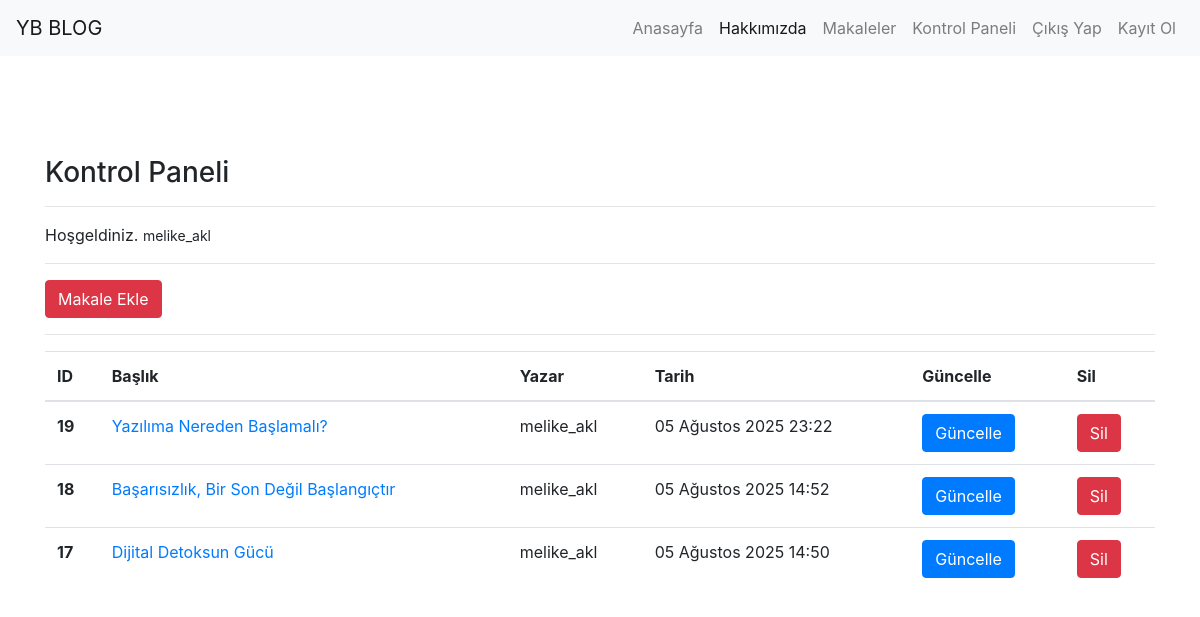
Screenshot of /articles/dashboard/ (signed in) with the database file from the repository.
### article/models.py (models this page shows, shortened)
class Article(models.Model):
    author = models.ForeignKey("auth.User", on_delete = models.CASCADE, verbose_name="Yazar") #user tablosunu işaret ediyor, sondaki on_delete parametresi ile silindiğinde ne olacağını belirliyoruz yani kullanıcı silinince makalede silinsin dedik casdacade ile.
    title = models.CharField(max_length=50, verbose_name="Başlık") #makale başlığı, charfield ile karakter sınırlaması koyduk.
    content = RichTextField() #makale içeriği, textfield ile sınırsız karakter yazılabilir.
    created_date = models.DateTimeField(auto_now_add=True, verbose_name="Oluşturulma Tarihi ") #makale oluşturulma tarihi, otomatik olarak eklenir. auto_now_add ile makale ilk oluşturulduğunda tarih eklenir.
    article_image = models.FileField(blank = True, null = True, verbose_name="Makale Resmi") #makale resmi, filefield ile dosya yüklenebilir. blank ve null ile boş bırakılabilir.
    class Meta:  # Meta sınıfı, modelin meta verilerini tanımlar.
        ordering = ['-created_date'] #başına eksi eklersek en son yazılan yorum ilk gösterilir

### article/views.py (the view)
# urls.py: path('dashboard/', views.dashboard, name="dashboard"), # Dashboard sayfası için URL, views.dashboard fonksiyonunu çağırır.
@login_required(login_url="user:login")  # Bu decorator, bu fonksiyonun sadece oturum açmış kullanıcılar tarafından erişilebilmesini sağlar.
def dashboard(request):
    articles = Article.objects.filter(author=request.user)  # Oturum açmış kullanıcının makalelerini alır.
    context = {
        "articles": articles  # context sözlüğüne makaleleri ekler.
    }
    return render(request, 'dashboard.html', context)  # dashboard.html dosyasını templates klasöründe arar ve ordakini gösterir.

### templates/dashboard.html
{% extends "layout.html" %}
{% block body %}
<h3>Kontrol Paneli</h3>
<hr>
<p>
   Hoşgeldiniz. <small>{{request.user.username}}</small>
</p>
<hr>
<a class= "btn btn-danger" href="/articles/addarticle">Makale Ekle</a>
<hr>
{% if articles %}
<table class="table">
  <thead>
    <tr>
      <th scope="col">ID</th>
      <th scope="col">Başlık</th>
      <th scope="col">Yazar</th>
      <th scope="col">Tarih</th>
      <th scope="col">Güncelle</th>
      <th scope="col">Sil</th>
    </tr>
  </thead>
  <tbody>
    {% for article in articles %}
    <tr>
      <th scope="row">{{article.id}}</th>
      <td><a href="/articles/article/{{article.id}}">{{article.title}}</a></td>
      <td>{{article.author.username}}</td>
      <td>{{article.created_date}}</td>
      <td><a class="btn btn-primary" href="/articles/update/{{article.id}}">Güncelle</a></td>
      <td><a class="btn btn-danger" href="/articles/delete/{{article.id}}">Sil</a></td>
    </tr>
    {% endfor %}
  </tbody>
</table>
{% else %}
<div class="alert alert-warning" role="alert">
  Henüz makale eklemediniz. </div>
{% endif %}
{% endblock body %}

### rows the page displays
Article: id "19", title "Yazılıma Nereden Başlamalı?", author.username "melike_akl", created_date "05 Ağustos 2025 23:22"
Article: id "18", title "Başarısızlık, Bir Son Değil Başlangıçtır", author.username "melike_akl", created_date "05 Ağustos 2025 14:52"
Article: id "17", title "Dijital Detoksun Gücü", author.username "melike_akl", created_date "05 Ağustos 2025 14:50"

### other values shown
{{ request.user.username }} "melike_akl"
